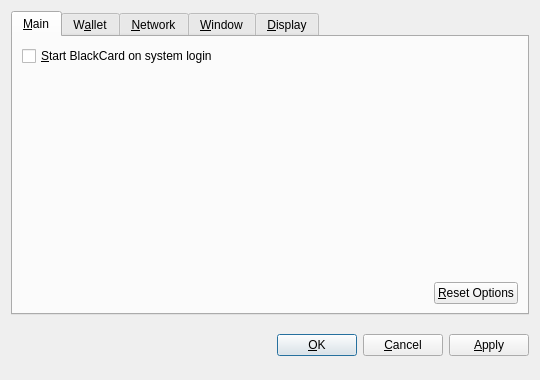
<?xml version="1.0" encoding="UTF-8"?>
<ui version="4.0">
 <class>OptionsDialog</class>
 <widget class="QDialog" name="OptionsDialog">
  <property name="geometry">
   <rect>
    <x>0</x>
    <y>0</y>
    <width>540</width>
    <height>380</height>
   </rect>
  </property>
  <property name="windowTitle">
   <string>Options</string>
  </property>
  <property name="modal">
   <bool>true</bool>
  </property>
  <layout class="QVBoxLayout" name="verticalLayout">
   <item>
    <widget class="QTabWidget" name="tabWidget">
     <property name="tabPosition">
      <enum>QTabWidget::North</enum>
     </property>
     <property name="currentIndex">
      <number>0</number>
     </property>
     <widget class="QWidget" name="tabMain">
      <attribute name="title">
       <string>&amp;Main</string>
      </attribute>
      <layout class="QVBoxLayout" name="verticalLayout_Main">
       <item>
        <widget class="QCheckBox" name="bitcoinAtStartup">
         <property name="toolTip">
          <string>Automatically start BlackCard after logging in to the system.</string>
         </property>
         <property name="text">
          <string>&amp;Start BlackCard on system login</string>
         </property>
        </widget>
       </item>
       <item>
        <spacer name="verticalSpacer_Main">
         <property name="orientation">
          <enum>Qt::Vertical</enum>
         </property>
         <property name="sizeHint" stdset="0">
          <size>
           <width>20</width>
           <height>40</height>
          </size>
         </property>
        </spacer>
       </item>
       <item>
        <layout class="QHBoxLayout" name="horizontalLayout_2_Main">
         <item>
          <spacer name="horizontalSpacer_2_Main">
           <property name="orientation">
            <enum>Qt::Horizontal</enum>
           </property>
           <property name="sizeHint" stdset="0">
            <size>
             <width>40</width>
             <height>20</height>
            </size>
           </property>
          </spacer>
         </item>
         <item>
          <widget class="QPushButton" name="resetButton">
           <property name="toolTip">
            <string>Reset all client options to default.</string>
           </property>
           <property name="text">
            <string>&amp;Reset Options</string>
           </property>
           <property name="autoDefault">
            <bool>false</bool>
           </property>
          </widget>
         </item>
        </layout>
       </item>
      </layout>
     </widget>
     <widget class="QWidget" name="tabWallet">
      <attribute name="title">
       <string>W&amp;allet</string>
      </attribute>
      <layout class="QVBoxLayout" name="verticalLayout_Network">
       <item>
        <widget class="QLabel" name="transactionFeeInfoLabel">
         <property name="text">
          <string>Optional transaction fee per kB that helps make sure your transactions are processed quickly. Most transactions are 1 kB.</string>
         </property>
         <property name="textFormat">
          <enum>Qt::PlainText</enum>
         </property>
         <property name="wordWrap">
          <bool>true</bool>
         </property>
        </widget>
       </item>
       <item>
        <layout class="QHBoxLayout" name="horizontalLayout_1_Main">
         <item>
          <widget class="QLabel" name="transactionFeeLabel">
           <property name="text">
            <string>Pay transaction &amp;fee</string>
           </property>
           <property name="textFormat">
            <enum>Qt::PlainText</enum>
           </property>
           <property name="buddy">
            <cstring>transactionFee</cstring>
           </property>
          </widget>
         </item>
         <item>
          <widget class="BitcoinAmountField" name="transactionFee"/>
         </item>
         <item>
          <spacer name="horizontalSpacer_1_Main">
           <property name="orientation">
            <enum>Qt::Horizontal</enum>
           </property>
           <property name="sizeHint" stdset="0">
            <size>
             <width>40</width>
             <height>20</height>
            </size>
           </property>
          </spacer>
         </item>
        </layout>
       </item>
       <item>
        <widget class="QLabel" name="label">
         <property name="text">
          <string>If you disable the spending of unconfirmed change, the change from a transaction cannot be used until that transaction has at least one confirmation. This also affects how your balance is computed.</string>
         </property>
         <property name="wordWrap">
          <bool>true</bool>
         </property>
        </widget>
       </item>
       <item>
        <widget class="QCheckBox" name="spendZeroConfChange">
         <property name="text">
          <string>Spend unconfirmed change  (experts only)</string>
         </property>
        </widget>
       </item>
       <item>
        <spacer name="verticalSpacer">
         <property name="orientation">
          <enum>Qt::Vertical</enum>
         </property>
         <property name="sizeHint" stdset="0">
          <size>
           <width>20</width>
           <height>40</height>
          </size>
         </property>
        </spacer>
       </item>
      </layout>
     </widget>
     <widget class="QWidget" name="tabNetwork">
      <attribute name="title">
       <string>&amp;Network</string>
      </attribute>
      <layout class="QVBoxLayout" name="verticalLayout_Network">
       <item>
        <widget class="QCheckBox" name="mapPortUpnp">
         <property name="toolTip">
          <string>Automatically open the BlackCard client port on the router. This only works when your router supports UPnP and it is enabled.</string>
         </property>
         <property name="text">
          <string>Map port using &amp;UPnP</string>
         </property>
        </widget>
       </item>
       <item>
        <widget class="QCheckBox" name="connectSocks">
         <property name="toolTip">
          <string>Connect to the BlackCard network through a SOCKS proxy (e.g. when connecting through Tor).</string>
         </property>
         <property name="text">
          <string>&amp;Connect through SOCKS proxy:</string>
         </property>
        </widget>
       </item>
       <item>
        <layout class="QHBoxLayout" name="horizontalLayout_Network">
         <item>
          <widget class="QLabel" name="proxyIpLabel">
           <property name="text">
            <string>Proxy &amp;IP:</string>
           </property>
           <property name="textFormat">
            <enum>Qt::PlainText</enum>
           </property>
           <property name="buddy">
            <cstring>proxyIp</cstring>
           </property>
          </widget>
         </item>
         <item>
          <widget class="QValidatedLineEdit" name="proxyIp">
           <property name="maximumSize">
            <size>
             <width>140</width>
             <height>16777215</height>
            </size>
           </property>
           <property name="toolTip">
            <string>IP address of the proxy (e.g. 127.0.0.1)</string>
           </property>
          </widget>
         </item>
         <item>
          <widget class="QLabel" name="proxyPortLabel">
           <property name="text">
            <string>&amp;Port:</string>
           </property>
           <property name="textFormat">
            <enum>Qt::PlainText</enum>
           </property>
           <property name="buddy">
            <cstring>proxyPort</cstring>
           </property>
          </widget>
         </item>
         <item>
          <widget class="QLineEdit" name="proxyPort">
           <property name="maximumSize">
            <size>
             <width>55</width>
             <height>16777215</height>
            </size>
           </property>
           <property name="toolTip">
            <string>Port of the proxy (e.g. 9050)</string>
           </property>
          </widget>
         </item>
         <item>
          <widget class="QLabel" name="socksVersionLabel">
           <property name="text">
            <string>SOCKS &amp;Version:</string>
           </property>
           <property name="textFormat">
            <enum>Qt::PlainText</enum>
           </property>
           <property name="buddy">
            <cstring>socksVersion</cstring>
           </property>
          </widget>
         </item>
         <item>
          <widget class="QValueComboBox" name="socksVersion">
           <property name="toolTip">
            <string>SOCKS version of the proxy (e.g. 5)</string>
           </property>
          </widget>
         </item>
         <item>
          <spacer name="horizontalSpacer_Network">
           <property name="orientation">
            <enum>Qt::Horizontal</enum>
           </property>
           <property name="sizeHint" stdset="0">
            <size>
             <width>40</width>
             <height>20</height>
            </size>
           </property>
          </spacer>
         </item>
        </layout>
       </item>
       <item>
        <spacer name="verticalSpacer_Network">
         <property name="orientation">
          <enum>Qt::Vertical</enum>
         </property>
         <property name="sizeHint" stdset="0">
          <size>
           <width>20</width>
           <height>40</height>
          </size>
         </property>
        </spacer>
       </item>
      </layout>
     </widget>
     <widget class="QWidget" name="tabWindow">
      <attribute name="title">
       <string>&amp;Window</string>
      </attribute>
      <layout class="QVBoxLayout" name="verticalLayout_Window">
       <item>
        <widget class="QCheckBox" name="minimizeToTray">
         <property name="toolTip">
          <string>Show only a tray icon after minimizing the window.</string>
         </property>
         <property name="text">
          <string>&amp;Minimize to the tray instead of the taskbar</string>
         </property>
        </widget>
       </item>
       <item>
        <widget class="QCheckBox" name="minimizeOnClose">
         <property name="toolTip">
          <string>Minimize instead of exit the application when the window is closed. When this option is enabled, the application will be closed only after selecting Quit in the menu.</string>
         </property>
         <property name="text">
          <string>M&amp;inimize on close</string>
         </property>
        </widget>
       </item>
       <item>
        <spacer name="verticalSpacer_Window">
         <property name="orientation">
          <enum>Qt::Vertical</enum>
         </property>
         <property name="sizeHint" stdset="0">
          <size>
           <width>20</width>
           <height>40</height>
          </size>
         </property>
        </spacer>
       </item>
      </layout>
     </widget>
     <widget class="QWidget" name="tabDisplay">
      <attribute name="title">
       <string>&amp;Display</string>
      </attribute>
      <layout class="QVBoxLayout" name="verticalLayout_Display">
       <item>
        <layout class="QHBoxLayout" name="horizontalLayout_1_Display">
         <item>
          <widget class="QLabel" name="langLabel">
           <property name="text">
            <string>User Interface &amp;language:</string>
           </property>
           <property name="textFormat">
            <enum>Qt::PlainText</enum>
           </property>
           <property name="buddy">
            <cstring>lang</cstring>
           </property>
          </widget>
         </item>
         <item>
          <widget class="QValueComboBox" name="lang">
           <property name="toolTip">
            <string>The user interface language can be set here. This setting will take effect after restarting BlackCard.</string>
           </property>
          </widget>
         </item>
        </layout>
       </item>
       <item>
        <layout class="QHBoxLayout" name="horizontalLayout_2_Display">
         <item>
          <widget class="QLabel" name="unitLabel">
           <property name="text">
            <string>&amp;Unit to show amounts in:</string>
           </property>
           <property name="textFormat">
            <enum>Qt::PlainText</enum>
           </property>
           <property name="buddy">
            <cstring>unit</cstring>
           </property>
          </widget>
         </item>
         <item>
          <widget class="QValueComboBox" name="unit">
           <property name="toolTip">
            <string>Choose the default subdivision unit to show in the interface and when sending coins.</string>
           </property>
          </widget>
         </item>
        </layout>
       </item>
       <item>
        <widget class="QCheckBox" name="displayAddresses">
         <property name="toolTip">
          <string>Whether to show BlackCard addresses in the transaction list or not.</string>
         </property>
         <property name="text">
          <string>&amp;Display addresses in transaction list</string>
         </property>
        </widget>
       </item>
       <item>
        <widget class="QCheckBox" name="coinControlFeatures">
         <property name="toolTip">
          <string>Whether to show coin control features or not.</string>
         </property>
         <property name="text">
          <string>Display coin &amp;control features (experts only!)</string>
         </property>
        </widget>
       </item>
       <item>
        <spacer name="verticalSpacer_Display">
         <property name="orientation">
          <enum>Qt::Vertical</enum>
         </property>
         <property name="sizeHint" stdset="0">
          <size>
           <width>20</width>
           <height>40</height>
          </size>
         </property>
        </spacer>
       </item>
      </layout>
     </widget>
    </widget>
   </item>
   <item>
    <layout class="QHBoxLayout" name="horizontalLayout_Buttons">
     <item>
      <spacer name="horizontalSpacer_1">
       <property name="orientation">
        <enum>Qt::Horizontal</enum>
       </property>
       <property name="sizeHint" stdset="0">
        <size>
         <width>40</width>
         <height>48</height>
        </size>
       </property>
      </spacer>
     </item>
     <item>
      <widget class="QLabel" name="statusLabel">
       <property name="font">
        <font>
         <weight>75</weight>
         <bold>true</bold>
        </font>
       </property>
       <property name="text">
        <string/>
       </property>
       <property name="textFormat">
        <enum>Qt::PlainText</enum>
       </property>
       <property name="wordWrap">
        <bool>true</bool>
       </property>
      </widget>
     </item>
     <item>
      <spacer name="horizontalSpacer_2">
       <property name="orientation">
        <enum>Qt::Horizontal</enum>
       </property>
       <property name="sizeHint" stdset="0">
        <size>
         <width>40</width>
         <height>48</height>
        </size>
       </property>
      </spacer>
     </item>
     <item>
      <widget class="QPushButton" name="okButton">
       <property name="text">
        <string>&amp;OK</string>
       </property>
      </widget>
     </item>
     <item>
      <widget class="QPushButton" name="cancelButton">
       <property name="text">
        <string>&amp;Cancel</string>
       </property>
       <property name="autoDefault">
        <bool>false</bool>
       </property>
      </widget>
     </item>
     <item>
      <widget class="QPushButton" name="applyButton">
       <property name="text">
        <string>&amp;Apply</string>
       </property>
       <property name="autoDefault">
        <bool>false</bool>
       </property>
      </widget>
     </item>
    </layout>
   </item>
  </layout>
 </widget>
 <customwidgets>
  <customwidget>
   <class>BitcoinAmountField</class>
   <extends>QSpinBox</extends>
   <header>bitcoinamountfield.h</header>
  </customwidget>
  <customwidget>
   <class>QValueComboBox</class>
   <extends>QComboBox</extends>
   <header>qvaluecombobox.h</header>
  </customwidget>
  <customwidget>
   <class>QValidatedLineEdit</class>
   <extends>QLineEdit</extends>
   <header>qvalidatedlineedit.h</header>
  </customwidget>
 </customwidgets>
 <resources/>
 <connections/>
</ui>
